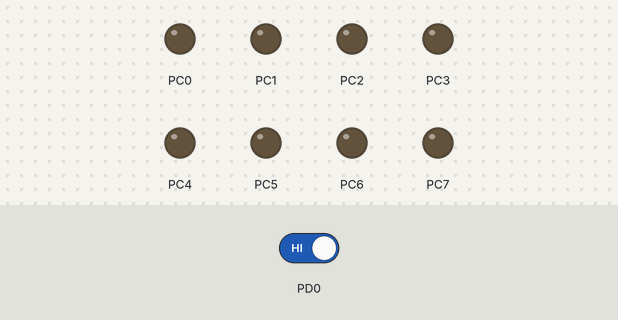
Bench run of a program on a simulated ATmega128, built with avr-gcc and emulated at 16 MHz. On the bench: output pins drawn as LEDs (lit = HIGH). The test bench sets the inputs (shaded band); at power-on: PD0 HIGH.

Above: at 1.2 s.
1.3 s: PD0 driven LOW
At 1.45 s:
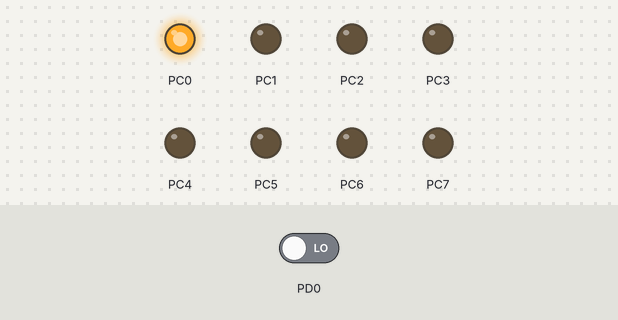
At 2.05 s:
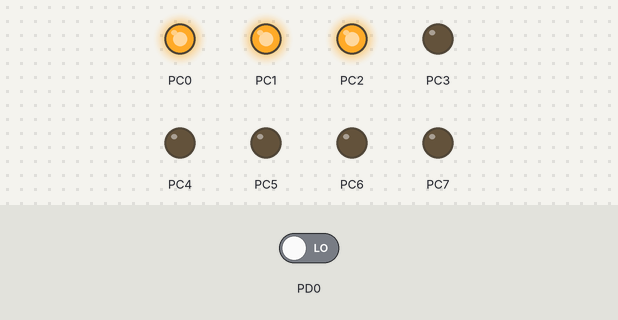
Timing chart, 0 to 5.2 s (numbered marks = the images above; inputs shaded):
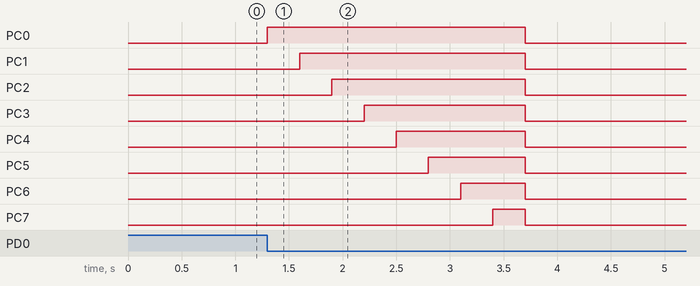

Measured:
- after the input at 1.3 s, PC0: LOW → HIGH at once, → LOW 2.4 s later; PC1: LOW → HIGH after 0.30 s, → LOW 2.1 s later; PC2: LOW → HIGH after 0.60 s, → LOW 1.8 s later; PC3: LOW → HIGH after 0.90 s, → LOW 1.5 s later; PC4: LOW → HIGH after 1.2 s, → LOW 1.2 s later

The program:

main.c
```c
#define F_CPU 16000000UL
#include <avr/io.h>
#include <util/delay.h>
#include <avr/interrupt.h>

ISR(INT0_vect)
{
	for(uint8_t i = 0; i < 8; i++)
	{
		PORTC |= (1 <<i);
		_delay_ms(300);
	}
	//PORTC = 0xff;
}

int main(void)
{
	DDRC = 0xff; //PORTC를 출력으로 설정하기 위해 0xff 할당.
	sei();		 //전역 인터럽트 활성화?
	EICRA |= (1<<ISC01) | (1<<ISC01);//INT0번 falling edge 사용
	EIMSK |= (1<<0);//INT0번 interrupt enable

	DDRD &= ~(1<<0); //입력받기위해 0x00으로 설정?? 이는 DDRD & = ~(1<<0)과 같다.
    while (1)
    {
		PORTC = 0x00;
    }
}
```
